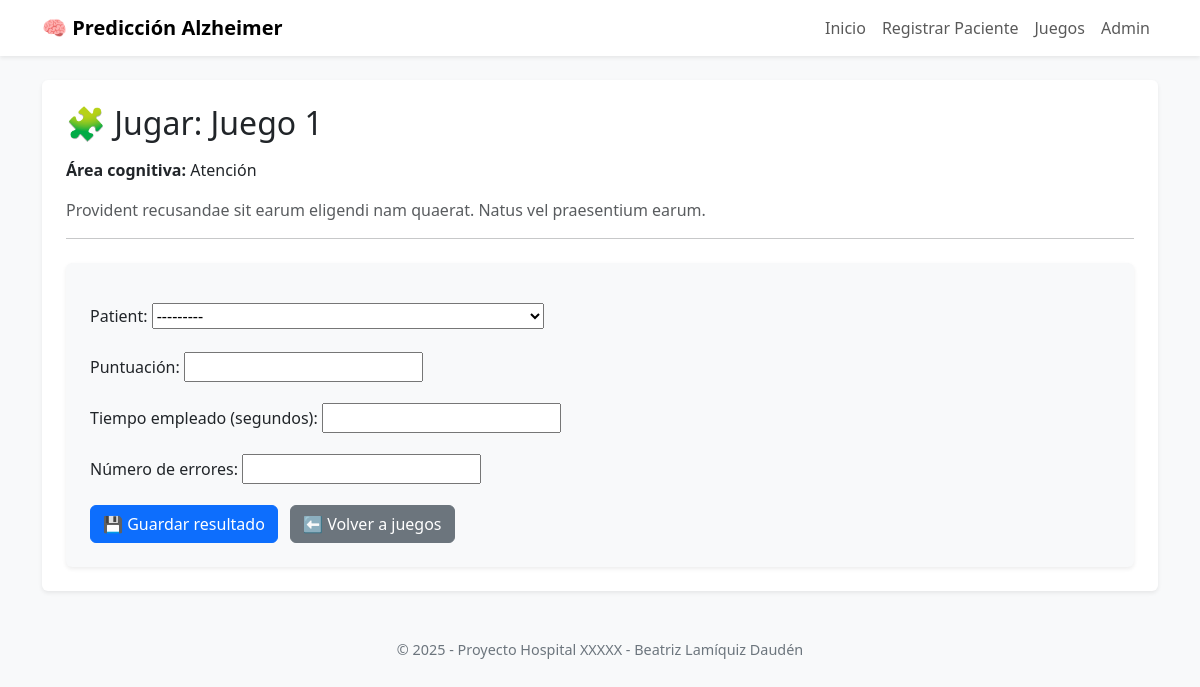
The app's page /games/play/1/ with its own data.
### games/models.py (models this page shows, shortened)
class Game(models.Model):
    COGNITIVE_AREA_CHOICES = [
        ('memoria', 'Memoria'),
        ('atencion', 'Atención'),
        ('lenguaje', 'Lenguaje'),
        ('funcion_ejecutiva', 'Función Ejecutiva'),
        ('razonamiento', 'Razonamiento'),
    ]
    name = models.CharField(max_length=100, verbose_name="Nombre del juego")
    description = models.TextField(verbose_name="Descripción")
    cognitive_area = models.CharField(max_length=20, choices=COGNITIVE_AREA_CHOICES, verbose_name="Área cognitiva")
    instructions = models.TextField(verbose_name="Instrucciones")
    difficulty_level = models.IntegerField(
        default=1,
        validators=[MinValueValidator(1), MaxValueValidator(5)],
        verbose_name="Nivel de dificultad"
    )

### games/views.py (the view)
# urls.py: path('play/<int:game_id>/', views.play_game, name='play_game'),
def play_game(request, game_id):
    game = get_object_or_404(Game, pk=game_id)
    if request.method == 'POST':
        form = GameResultForm(request.POST)
        if form.is_valid():
            result = form.save(commit=False)
            result.game = game
            result.save()
            try:
                model_path = os.path.join(settings.BASE_DIR, 'prediction', 'modelos', 'modelo_alzheimer.pkl')
                encoder_path = os.path.join(settings.BASE_DIR, 'prediction', 'modelos', 'label_encoder.pkl')
                model = joblib.load(model_path)
                encoder = joblib.load(encoder_path)
                X = [[result.score, result.errors, result.time_spent]]
                y_pred = model.predict(X)
                y_proba = model.predict_proba(X)
                nivel_riesgo = encoder.inverse_transform(y_pred)[0]
                confianza = max(y_proba[0])  # mayor probabilidad
                prediction = Prediction.objects.create(
                    patient=result.patient,
                    risk_level=nivel_riesgo,
                    confidence_score=round(confianza, 2)
                )
                generar_recomendaciones_automaticas(prediction)
                return redirect('predictions:prediction_result', pk=prediction.id)
            except Exception as e:
                messages.error(request, f"Ocurrió un error al generar la predicción: {e}")
                return redirect('games:game_list')
    else:
        form = GameResultForm()
    return render(request, 'games/play_game.html', {'form': form, 'game': game})

### games/forms.py
class GameResultForm(forms.ModelForm):
    class Meta:
        model = GameResult
        fields = ['patient', 'score', 'time_spent', 'errors']

### patients/models.py (called while the page is built)
    def __str__(self):
        return f"{self.name} ({self.id_patient})"

### templates/games/play_game.html (shortened to what this page needs)
{% extends 'base.html' %}
{% block content %}
  <div class="mb-4">
    <h2 class="mb-3">🧩 Jugar: {{ game.name }}</h2>
    <p><strong>Área cognitiva:</strong> {{ game.get_cognitive_area_display }}</p>
    <p class="text-muted">{{ game.description }}</p>
    <hr>
  </div>
  <form method="post" class="bg-light p-4 rounded shadow-sm">
    {% for field in form %}
      <div class="mb-3">
        <label class="form-label">{{ field.label_tag }}</label>
        {{ field }}
      </div>
    {% endfor %}
    <button type="submit" class="btn btn-primary">💾 Guardar resultado</button>
    <a href="{% url 'games:game_list' %}" class="btn btn-secondary ms-2">⬅️ Volver a juegos</a>
  </form>
{% endblock %}

### templates/base.html (style rules this page uses)
body { background-color: #f8f9fa; }

### records on screen
Game: name "Juego 1", cognitive_area "Atención", description "Provident recusandae sit earum eligendi nam quaerat. Natus vel praesentium earum."

### other values on screen
{{ field.label_tag }} "Patient:" "Puntuación:" "Tiempo empleado (segundos):" "Número de errores:"
